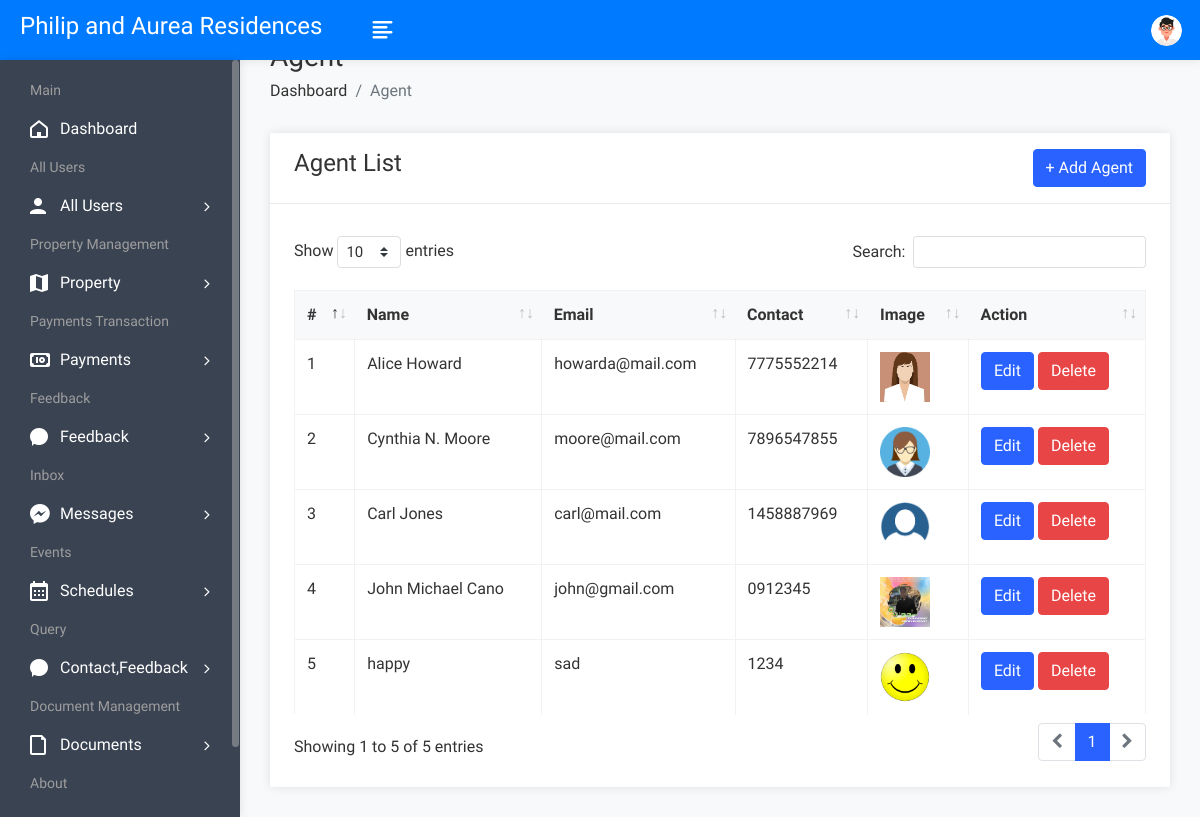
The page /admin/useragent.php (signed in) on the database its author committed.
### tables this page shows
CREATE TABLE `user` (
  `uid` int(50) NOT NULL,
  `uname` varchar(100) NOT NULL,
  `uemail` varchar(100) NOT NULL,
  `uphone` varchar(20) NOT NULL,
  `upass` varchar(50) NOT NULL,
  `utype` varchar(50) NOT NULL,
  `uimage` varchar(300) NOT NULL,
  `house_rented` int(50) DEFAULT NULL
);

### admin/useragent.php (the view, shortened to what this page needs)
<!DOCTYPE html>
<html lang="en">
<head>
        <link rel="stylesheet" href="assets/css/bootstrap.min.css">
        <link rel="stylesheet" href="assets/css/font-awesome.min.css">
        <link rel="stylesheet" href="assets/css/feathericon.min.css">
		<link rel="stylesheet" href="assets/plugins/datatables/dataTables.bootstrap4.min.css">
		<link rel="stylesheet" href="assets/plugins/datatables/responsive.bootstrap4.min.css">
		<link rel="stylesheet" href="assets/plugins/datatables/select.bootstrap4.min.css">
		<link rel="stylesheet" href="assets/plugins/datatables/buttons.bootstrap4.min.css">
        <link rel="stylesheet" href="assets/css/style.css">
    </head>
    <body>
				<?php include("header.php"); ?>
            <div class="page-wrapper">
                <div class="content container-fluid">
					<div class="page-header">
						<div class="row">
							<div class="col">
								<h3 class="page-title">Agent</h3>
								<ul class="breadcrumb">
									<li class="breadcrumb-item"><a href="dashboard.php">Dashboard</a></li>
									<li class="breadcrumb-item active">Agent</li>
								</ul>
							</div>
						</div>
					</div>
					<div class="row">
						<div class="col-sm-12">
							<div class="card">
								<div class="card-header" style="display: flex; justify-content: space-between">
									<div>
										<h4 class="card-title">Agent List</h4>
									</div>
									<button id="add" onclick="add()" class="btn btn-primary">+ Add Agent</button>
								</div>
								<div class="card-body">
									<table id="basic-datatable" class="table table-bordered table-hover">
                                            <thead>
                                                <tr>
                                                    <th>#</th>
                                                    <th>Name</th>
                                                    <th>Email</th>
                                                    <th>Contact</th>
                                                    <th>Image</th>
                                                    <th>Action</th>
                                                </tr>
                                            </thead>
                                            <tbody>
											<?php
												$query=mysqli_query($con,"select * from user where utype='agent'");
												$cnt=1;
												while($row=mysqli_fetch_assoc($query))
													{
											?>
                                                <tr>
                                                    <td><?php echo $cnt; ?></td>
                                                    <td><?php echo $row['uname']; ?></td>
                                                    <td><?php echo $row['uemail']; ?></td>
                                                    <td><?php echo $row['uphone']; ?></td>
                                                    <td><img src="user/<?php echo $row['uimage']; ?>" height="50px" width="50px"></td>
                                                    <td>
														<a <?php echo "onclick='edit($row[uid], \"$row[uname]\", \"$row[uemail]\", \"$row[uphone]\", \"$row[uimage]\")'" ?> class="btn  btn-primary text-white">Edit</a>
														<a href="useragentdelete.php?id=<?php echo $row['uid']; ?>"><button class="btn btn-danger">Delete</button></a></td>
                                                </tr>
                                                <?php
												$cnt=$cnt+1;
												}
												?>
                                            </tbody>
                                        </table>
								</div>
							</div>
						</div>
					</div>
				</div>
			</div>
    </body>
</html>

### rows shown on the page
user: uname "Alice Howard", uemail "howarda@mail.com", uphone "7775552214", uimage (picture)
user: uname "Cynthia N. Moore", uemail "moore@mail.com", uphone "7896547855", uimage (placeholder picture)
user: uname "Carl Jones", uemail "carl@mail.com", uphone "1458887969", uimage (picture)
user: uname "John Michael Cano", uemail "john@gmail.com", uphone "0912345", uimage (picture)
user: uname "happy", uemail "sad", uphone "1234", uimage (picture)
